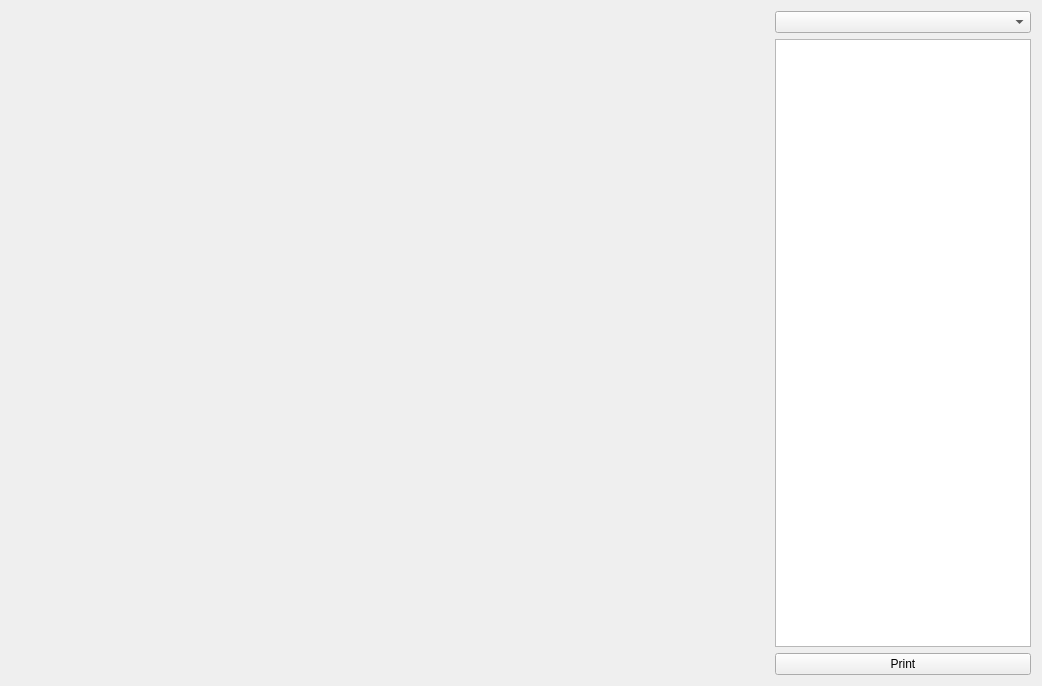
<?xml version="1.0" encoding="UTF-8"?>
<ui version="4.0">
 <class>SourceDisplay</class>
 <widget class="QConnectedTabWidget" name="SourceDisplay">
  <property name="geometry">
   <rect>
    <x>0</x>
    <y>0</y>
    <width>1042</width>
    <height>686</height>
   </rect>
  </property>
  <property name="windowTitle">
   <string>Source</string>
  </property>
  <layout class="QGridLayout" name="gridLayout">
   <item row="1" column="0">
    <layout class="QHBoxLayout" name="horizontalLayout">
     <item>
      <widget class="CustomTQtWidget" name="qtCanvas" native="true">
       <property name="enabled">
        <bool>true</bool>
       </property>
       <property name="sizePolicy">
        <sizepolicy hsizetype="Expanding" vsizetype="Expanding">
         <horstretch>0</horstretch>
         <verstretch>0</verstretch>
        </sizepolicy>
       </property>
       <property name="minimumSize">
        <size>
         <width>500</width>
         <height>500</height>
        </size>
       </property>
       <property name="autoFillBackground">
        <bool>true</bool>
       </property>
      </widget>
     </item>
    </layout>
   </item>
   <item row="1" column="1">
    <layout class="QVBoxLayout" name="verticalLayout">
     <item>
      <widget class="QComboBox" name="source"/>
     </item>
     <item>
      <widget class="QTableView" name="selView">
       <property name="sizePolicy">
        <sizepolicy hsizetype="Fixed" vsizetype="Expanding">
         <horstretch>0</horstretch>
         <verstretch>0</verstretch>
        </sizepolicy>
       </property>
       <property name="selectionMode">
        <enum>QAbstractItemView::SingleSelection</enum>
       </property>
       <property name="selectionBehavior">
        <enum>QAbstractItemView::SelectRows</enum>
       </property>
      </widget>
     </item>
     <item>
      <widget class="QPushButton" name="btnPrint">
       <property name="text">
        <string>Print</string>
       </property>
       <property name="icon">
        <iconset>
         <normaloff>images/Save-as-icon.png</normaloff>images/Save-as-icon.png</iconset>
       </property>
      </widget>
     </item>
    </layout>
   </item>
  </layout>
 </widget>
 <customwidgets>
  <customwidget>
   <class>CustomTQtWidget</class>
   <extends>QWidget</extends>
   <header>CustomTQtWidget.h</header>
   <container>1</container>
  </customwidget>
  <customwidget>
   <class>QConnectedTabWidget</class>
   <extends>QWidget</extends>
   <header>QConnectedTabWidget.h</header>
   <container>1</container>
  </customwidget>
 </customwidgets>
 <resources/>
 <connections/>
</ui>
